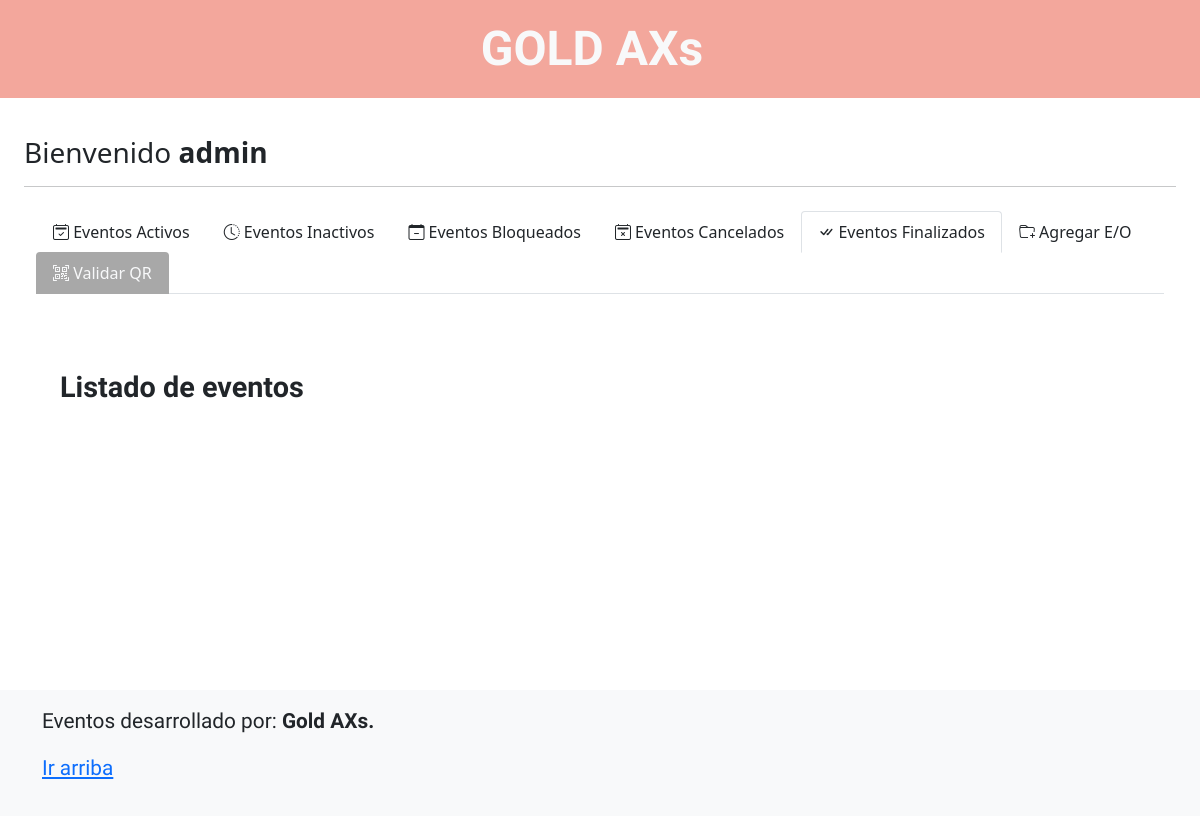
The page /e-finalizados.php (signed in) on the database as committed earlier.
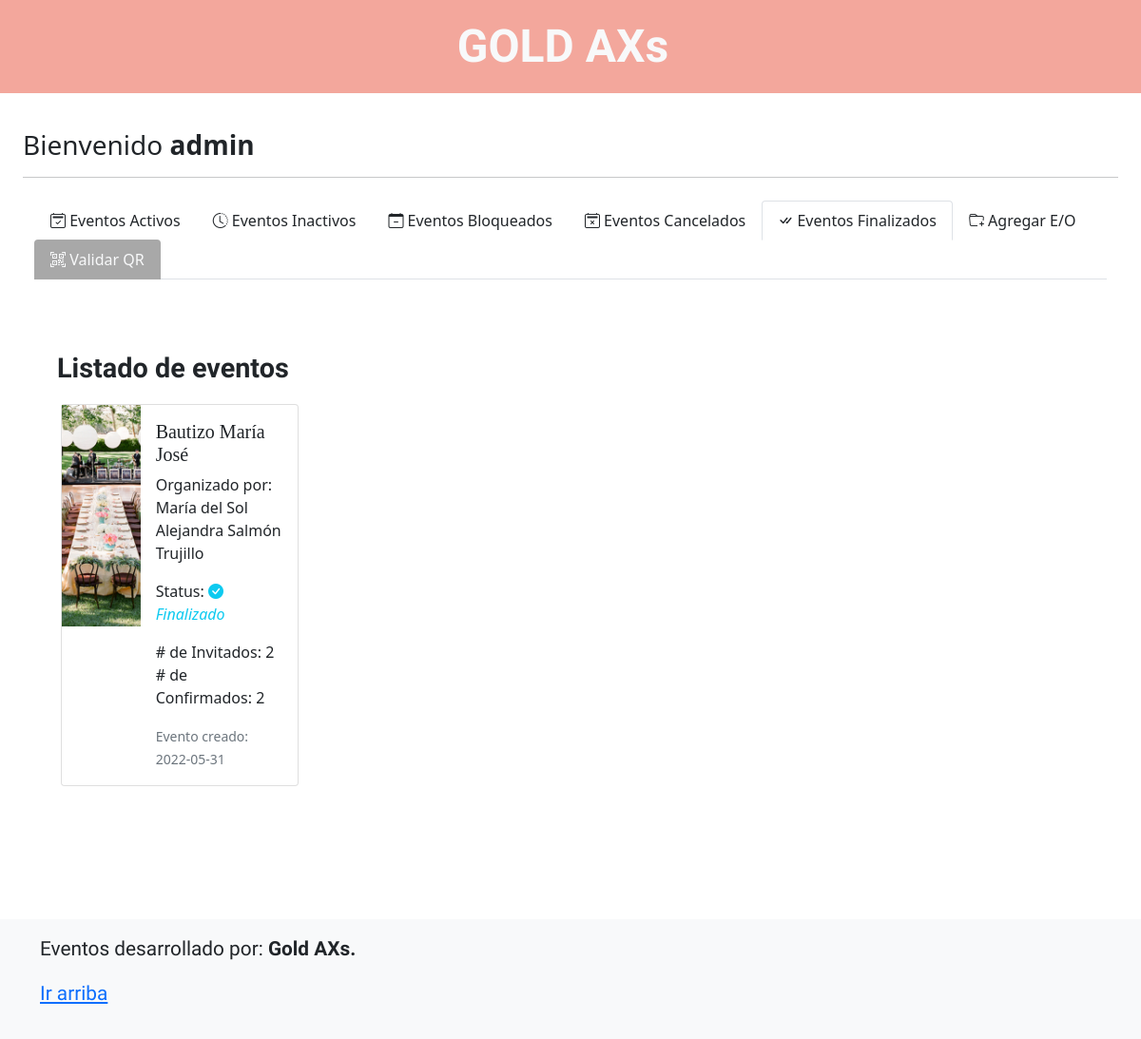
The same page on the database as committed later.
### tables this page shows
CREATE TABLE `eventos` (
  `id` int(11) NOT NULL,
  `nombre_e` varchar(50) NOT NULL,
  `tipo_e` int(11) NOT NULL,
  `no_invitados` int(11) NOT NULL,
  `no_confirmados` int(11) NOT NULL,
  `status_e` int(11) NOT NULL,
  `fecha_e` date NOT NULL,
  `id_organizador` int(11) NOT NULL
);

CREATE TABLE `organizadores` (
  `id` int(11) NOT NULL,
  `apellido_p` varchar(20) NOT NULL,
  `apellido_m` varchar(20) NOT NULL,
  `nombres` varchar(50) NOT NULL,
  `telefono` varchar(10) NOT NULL,
  `correo_e` varchar(50) NOT NULL,
  `rfc` varchar(13) NOT NULL,
  `razon_social` varchar(100) DEFAULT NULL
);

### prcd/query/qwery_eventos.php (called while the page is built, shortened)
<?php
$sqlEvent_f = "SELECT * FROM eventos WHERE id_organizador='$id' AND status_e = 5";
$sqlResultEvent_f = $conn->query($sqlEvent_f);
?>

### e-finalizados.php (the view, shortened to what the changed rows need)
<?php
    $id = $_SESSION['id'];
    include('prcd/qconn/qc.php');
?>
<!doctype html>
<html lang="en">
<head>
    <link rel="stylesheet" href="https://cdn.jsdelivr.net/npm/bootstrap-icons@1.8.1/font/bootstrap-icons.css">
    <link href="../assets/dist/css/bootstrap.min.css" rel="stylesheet">
    <link href="blog.css" rel="stylesheet">
    <link href="navbar-top-fixed.css" rel="stylesheet">
</head>
<body class="d-flex flex-column min-vh-100 mt-3">
    <main class="container-fluid w-100 mt-5 mb-5">
        <div class="p-4 p-md-5 mb-4 text-dark rounded">
            <div class="container-fluid rounded-3 p-1 mt-2">
                <div class="mt-1">
                    <div class="row">
                    <?php
                        include('prcd/query/qwery_eventos.php');
                        while ($rowSqlEvent_f = $sqlResultEvent_f->fetch_assoc()){
                            echo'
                            <div class="col-sm-3">
                                <a href="home_config.php?id='.$rowSqlEvent_f['id'].'" class="text-dark" style="text-decoration: none;">
                                <div class="card mb-3" style="max-width: 540px;">
                                    <div class="row g-0">
                                        <div class="col-sm-4">
                                            <img src="img/evento.png" style="width: 100%; height: 233px; object-fit: cover; object-position:center; background-repeat: no-repeat;" alt="...">
                                        </div>
                                        <div class="col-sm-8">
                                            <div class="card-body">
                                                <h5 class="card-title">'.$rowSqlEvent_f['nombre_e'].'</h5>';
                                                $idOrganizador = $rowSqlEvent_f['id_organizador'];
                                                $sqlOrganizador = "SELECT * FROM organizadores WHERE id = '$idOrganizador'";
                                                $sqlResultOrganizador = $conn->query($sqlOrganizador);
                                                $rowSqlOrganizador = $sqlResultOrganizador->fetch_assoc();
                                                echo '<p>Organizado por: '.$rowSqlOrganizador['nombres'].' '.$rowSqlOrganizador['apellido_p'].' '.$rowSqlOrganizador['apellido_m'].'</p>';
                                               if($rowSqlEvent_f['status_e'] == 5){
                                                    echo '<p class="card-text">Status: <i class="bi bi-check-circle-fill text-info"> Finalizado</i></p>';
                                                }
                                                else{
                                                    echo '<p class="card-text">Status: <i class="bi bi-check-circle-fill text-danger"> Inactivo</i></p>';
                                                }
                                                $idEvento = $rowSqlEvent_f['id'];
                                                $sqlContarEvento = "SELECT * FROM invitados WHERE id_evento = '$idEvento'";
                                                $sqlResultContarE = $conn->query($sqlContarEvento);
                                                $rowInvitado = $sqlResultContarE->num_rows;
                                                $sqlContarConfirmado = "SELECT * FROM invitados WHERE id_evento = '$idEvento' AND confirmacion = 1";
                                                $sqlResultContarConfirmado = $conn->query($sqlContarConfirmado);
                                                $rowConfirmado = $sqlResultContarConfirmado->num_rows;
                                                echo '<p class="card-text mt-0"># de Invitados: '.$rowInvitado.' <br># de Confirmados: '.$rowConfirmado.'</p>
                                                <p class="card-text"><small class="text-muted">Evento creado: '.$rowSqlEvent_f['fecha_e'].'</small></p>
                                            </div>
                                        </div>
                                    </div>
                                </div>
                                </a>
                            </div>';
                        }
                        ?>
                    </div>
                </div>
            </div>
        </div>
    </main>
</body>
</html>

Rows that differ between the two databases and show on the page:
now on this page (row edited): eventos: nombre_e "Bautizo María José", id_organizador.nombres "María del Sol Alejandra", id_organizador.apellido_p "Salmón", id_organizador.apellido_m "Trujillo", shows "Status:", status_e "Finalizado", rowInvitado "2", rowConfirmado "2", fecha_e "2022-05-31"
